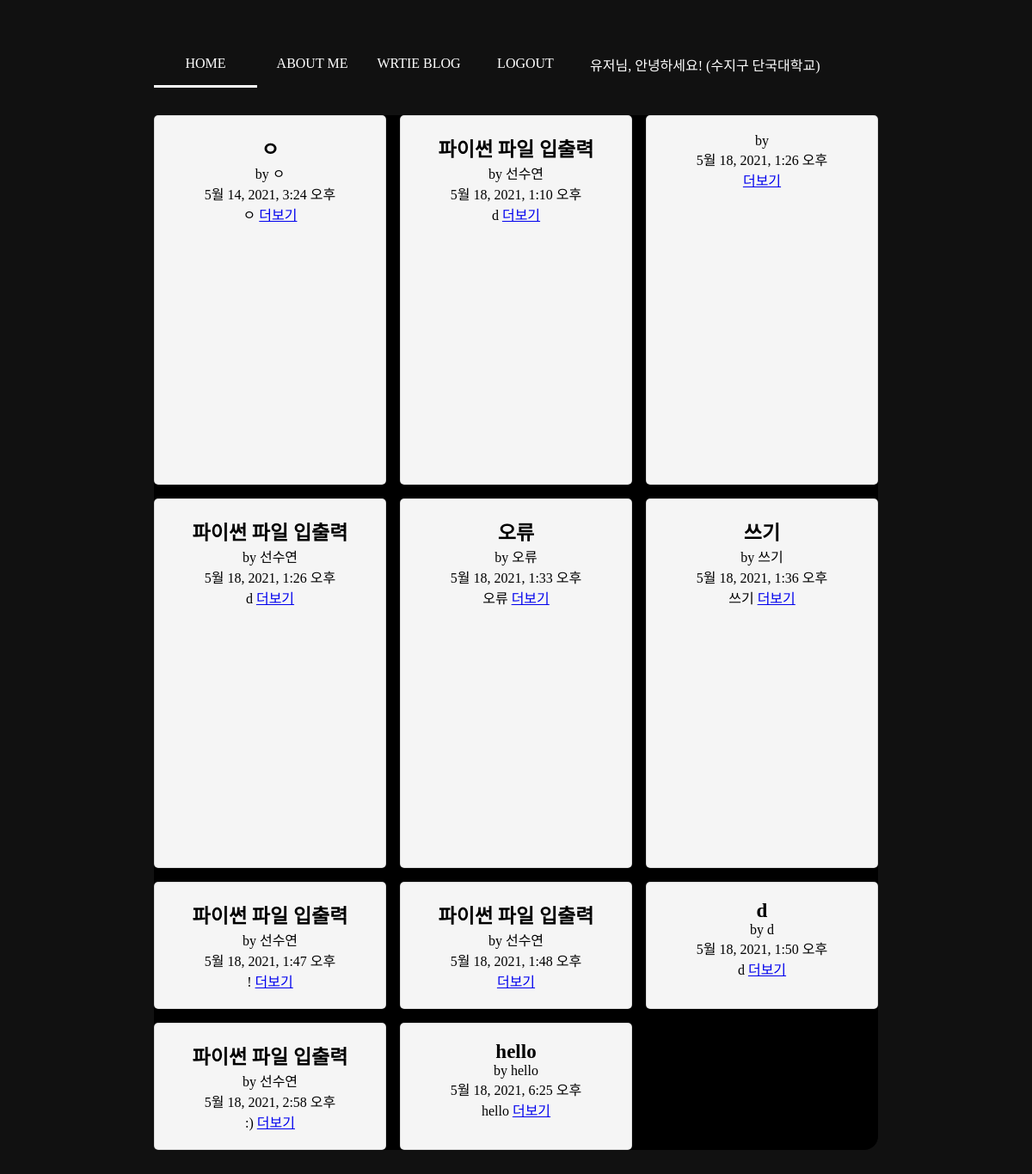
/ (signed in), run on an earlier commit of the app's database.
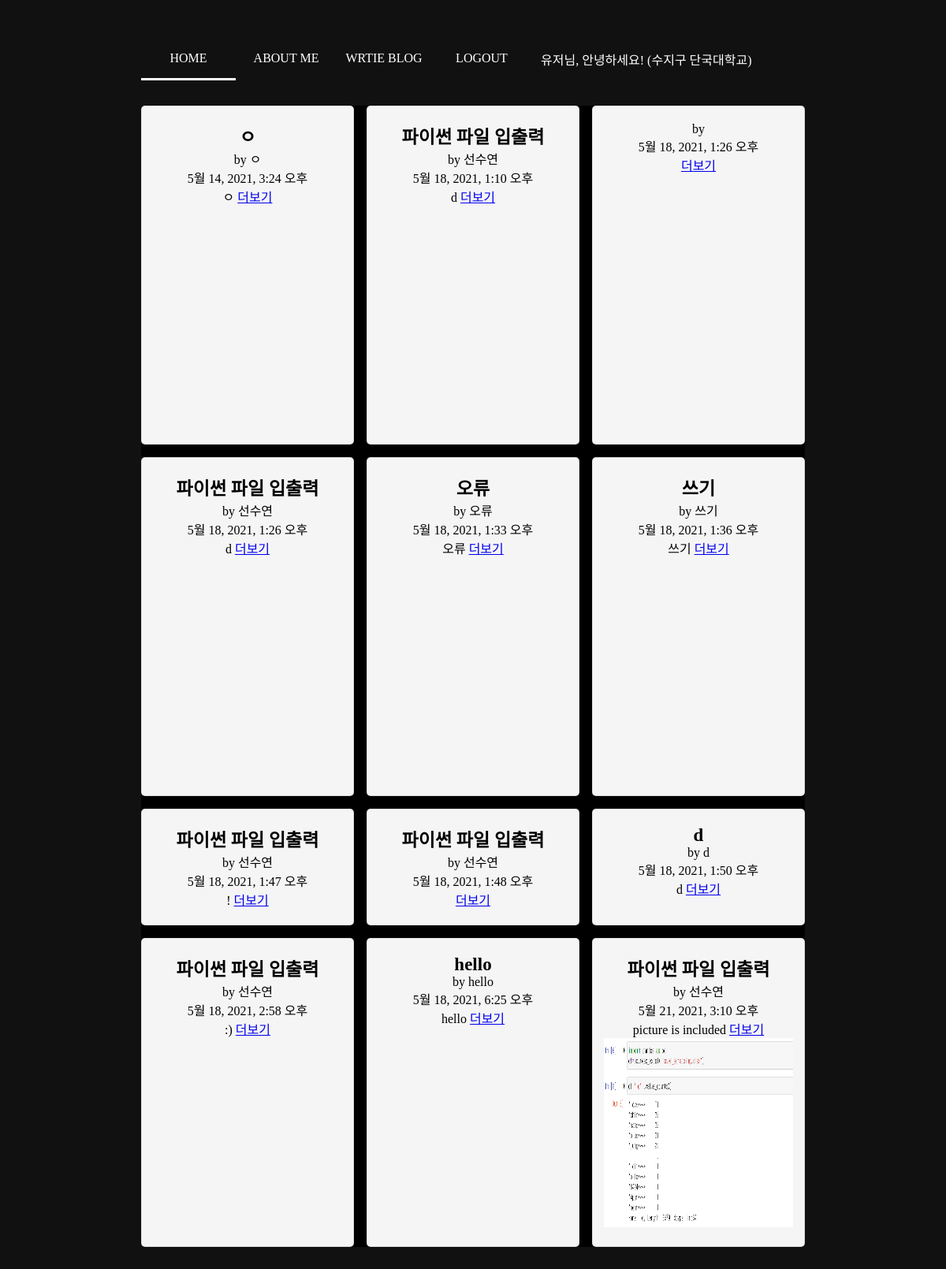
And on a later commit of the database.
### account/models.py (models this page shows)
class CustomUser(AbstractUser):
    nickname = models.CharField(max_length=100)
    university = models.CharField(max_length=50)
    location = models.CharField(max_length=200)

### blog/models.py (models this page shows, shortened)
class Blog(models.Model):
    title=models.CharField(max_length=200)
    writer=models.CharField(max_length=100)
    pub_date=models.DateTimeField()
    body=models.TextField()
    image=models.ImageField(upload_to="blog/", blank=True, null = True)
    def summary(self):
        return self.body[:100] # 100자 이하로 출력

### blog/views.py (the view)
# urls.py: 2. Add a URL to urlpatterns:  path('', views.home, name='home')
def home(request):
    blogs = Blog.objects.all() # 쿼리셋 #
    return render(request, 'home.html', {'blogs': blogs}) # home.html에서 blogs를 보여주는 것이 목적

### blog/templates/home.html (shortened to what this page needs)
<!DOCTYPE html>
<html lang='en'>
<head>
</head>
<body>
    {% if user.is_authenticated %}
    <div class="nav">
        <nav>
            {% if user.is_authenticated %}
            <a class="atag" aria-current="page" href="{% url 'home' %}">HOME</a>
            <a class="atag" href="{% url 'about_me' %}">ABOUT ME</a>
            <a class="atag" href="{% url 'new' %}">WRTIE BLOG</a>
            <a class="atag" href="{% url 'logout' %}">LOGOUT</a>
            <div class="line"></div>
            {% endif %}
        </nav>
        <div class="login_hello">
            <p class="hello_text1" style="font-family: Poppins;">{{user.nickname}}님, 안녕하세요! ({{user.location}}
                {{user.university}})</p>
        </div>
    </div>
    <div class="container">
        <section class="cards">
            {% for blog in blogs %}
            <article class="vertical card">
                <div class="card_title">
                    <a class="content_atag" href="{% url 'detail' blog.id %}"
                        style="font-size: 23px;"><strong>{{blog.title}}</strong></a>
                </div>
                <div class="card_writer">
                    by {{blog.writer}}
                </div>
                <div>
                    {{blog.pub_date}}
                </div>
                <div class="card_summary">
                    {{blog.summary}}
                    <a href="{% url 'detail' blog.id %}">더보기</a>
                </div>
                <div class="image">
                    <div>
                        {% if blog.image %}
                        <img class="img-fluid rounded" src="{{blog.image.url}}" style="width: 240px; height: 240px;" />
                        {% endif %}
                    </div>
                </div>
            </article>
            {% endfor %}
        </section>
    </div>
    {% endif %}
</body>
</html>

### blog/templates/home.html (style rules this page uses)
* { box-sizing: inherit; transition: all 0.6* ease; }
html, .buttons { min-height: 100%; width: 100%; font-family: Poppins; font-weight: 400; display: flex; justify-content: center; align-items: center; background: #111; }
.hello_text1 { color: white; font-family: Poppins; font-weight: 400; text-align: center; }
.login_hello { color: white; }
.container { margin: 2em auto; background-color: #000; border-radius: 1em; display: flex; justify-content: center; }
section.cards { display: grid; grid-auto-flow: row dense; grid-template-columns: repeat(3, 270px); grid-template-rows: repeat(4, 207px); grid-gap: 16px; }
.card { display: flex; border: 1px solid rgba(0, 0, 0, 0.1); border-radius: 5px; background-color: whitesmoke; transition: 0.5s all ease; padding: 20px; }
.vertical { flex-direction: column; grid-row: span 2; grid-column: span 1; text-align: center; }
.image { display: flex; justify-content: center; }
.content_atag { text-decoration: none; color: black; }
.nav { color: white; display: flex; align-items: center; padding-top: 40px; }
.atag { color: #fff; text-align: center; width: 120px; padding: 1em 0; display: inline-block; font-weight: 400; transition: all .4s ease-in-out; text-decoration: none; font-family: Poppins; }
.line { width: 120px; height: 3px; background-color: #FFF; transition: all .4s ease-in-out; }
p { font-family: Poppins; color: white; display: flex; justify-content: space-between; margin: 15px; }

What changed in the data, as far as the page shows it:
added Blog: title "파이썬 파일 입출력", writer "선수연", pub_date "5월 21, 2021, 3:10 오후", summary "picture is included", image (picture)
